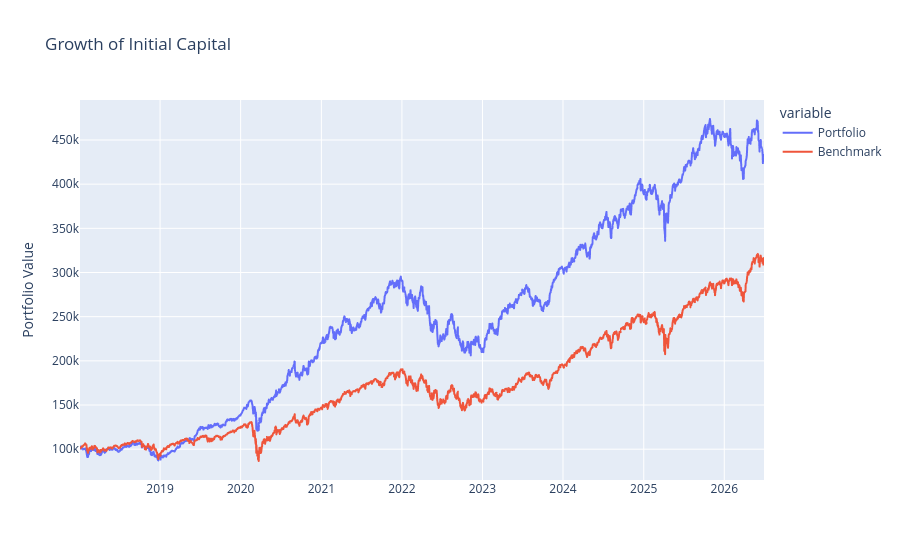
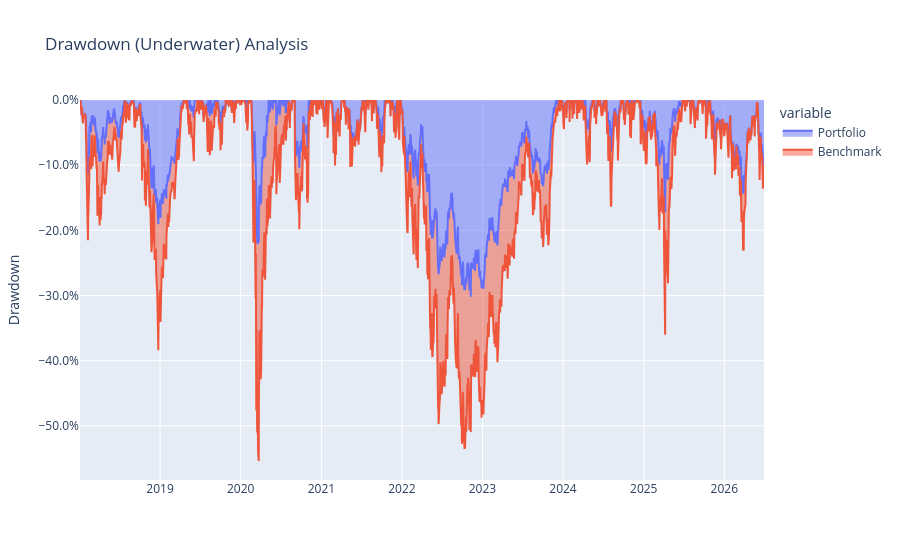
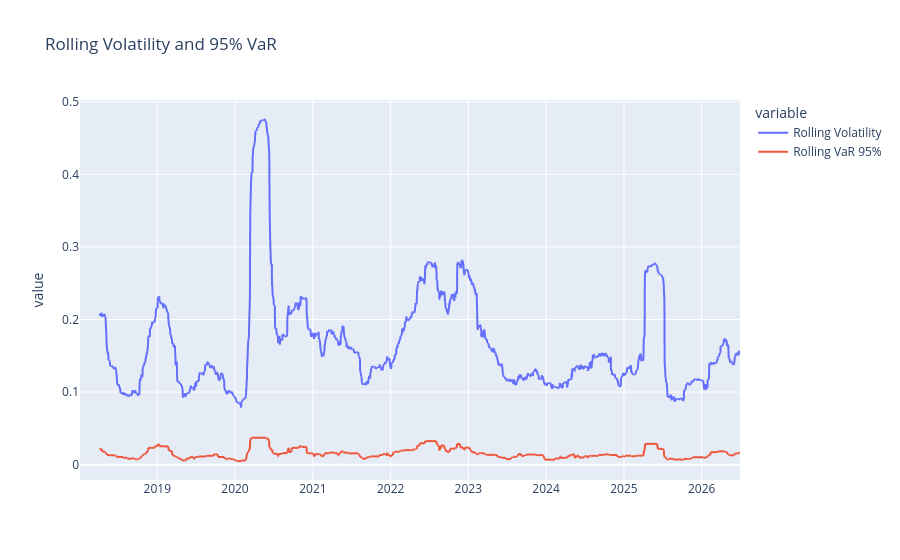
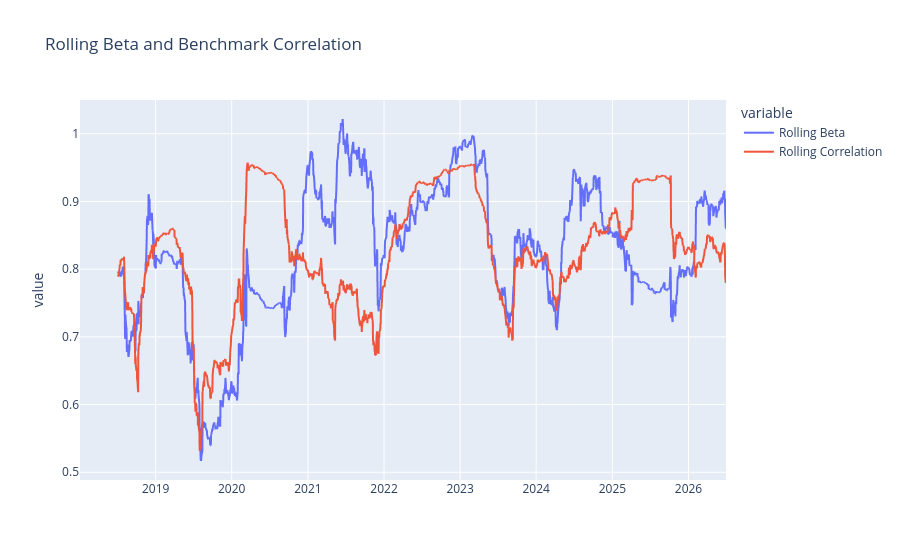

These figures' notebook cell, in order:
### Markdown cell above
## 12. Interactive visualizations

### Code cell
figures = {
    "Growth of Capital": growth_chart(portfolio_wealth, benchmark_wealth),
    "Drawdowns": drawdown_chart(
        drawdown_series(portfolio_daily),
        drawdown_series(benchmark_returns)
    ),
    "Rolling Risk": rolling_chart(
        rolling, ["Rolling Volatility", "Rolling VaR 95%"],
        "Rolling Volatility and 95% VaR"
    ),
    "Rolling Benchmark Exposure": rolling_chart(
        rolling, ["Rolling Beta", "Rolling Correlation"],
        "Rolling Beta and Benchmark Correlation"
    ),
    "Risk Contribution": risk_contribution_chart(risk_attribution),
}
if not stress.empty:
    figures["Stress Tests"] = stress_chart(stress)

for figure in figures.values():
    figure.show()

### Figure 1 — Plotly figure (JSON) as saved in the notebook; plotly's stock layout.template omitted (floating-point values rounded to 4 significant figures; data arrays with more than 128 entries replaced by an {"elided": "..."} marker saying what was removed)
{"data": [{"hovertemplate": "variable=Portfolio<br>Date=%{x}<br>value=%{y}<extra></extra>", "legendgroup": "Portfolio", "line": {"color": "#636efa", "dash": "solid"}, "marker": {"symbol": "circle"}, "mode": "lines", "name": "Portfolio", "showlegend": true, "type": "scattergl", "x": {"elided": "2133 str values"}, "xaxis": "x", "y": {"elided": "2133 float values"}, "yaxis": "y"}, {"hovertemplate": "variable=Benchmark<br>Date=%{x}<br>value=%{y}<extra></extra>", "legendgroup": "Benchmark", "line": {"color": "#EF553B", "dash": "solid"}, "marker": {"symbol": "circle"}, "mode": "lines", "name": "Benchmark", "showlegend": true, "type": "scattergl", "x": {"elided": "2133 str values"}, "xaxis": "x", "y": {"elided": "2133 float values"}, "yaxis": "y"}], "layout": {"legend": {"title": {"text": "variable"}, "tracegroupgap": 0}, "title": {"text": "Growth of Initial Capital"}, "xaxis": {"anchor": "y", "domain": [0, 1], "title": {"text": ""}}, "yaxis": {"anchor": "x", "domain": [0, 1], "title": {"text": "Portfolio Value"}}}}

### Figure 2 — Plotly figure (JSON) as saved in the notebook; plotly's stock layout.template omitted (floating-point values rounded to 4 significant figures; data arrays with more than 128 entries replaced by an {"elided": "..."} marker saying what was removed)
{"data": [{"fillpattern": {"shape": ""}, "hovertemplate": "variable=Portfolio<br>Date=%{x}<br>value=%{y}<extra></extra>", "legendgroup": "Portfolio", "line": {"color": "#636efa"}, "marker": {"symbol": "circle"}, "mode": "lines", "name": "Portfolio", "orientation": "v", "showlegend": true, "stackgroup": "1", "type": "scatter", "x": {"elided": "2133 str values"}, "xaxis": "x", "y": {"elided": "2133 float values"}, "yaxis": "y"}, {"fillpattern": {"shape": ""}, "hovertemplate": "variable=Benchmark<br>Date=%{x}<br>value=%{y}<extra></extra>", "legendgroup": "Benchmark", "line": {"color": "#EF553B"}, "marker": {"symbol": "circle"}, "mode": "lines", "name": "Benchmark", "orientation": "v", "showlegend": true, "stackgroup": "1", "type": "scatter", "x": {"elided": "2133 str values"}, "xaxis": "x", "y": {"elided": "2133 float values"}, "yaxis": "y"}], "layout": {"legend": {"title": {"text": "variable"}, "tracegroupgap": 0}, "title": {"text": "Drawdown (Underwater) Analysis"}, "xaxis": {"anchor": "y", "domain": [0, 1], "title": {"text": ""}}, "yaxis": {"anchor": "x", "domain": [0, 1], "tickformat": ".1%", "title": {"text": "Drawdown"}}}}

### Figure 3 — Plotly figure (JSON) as saved in the notebook; plotly's stock layout.template omitted (floating-point values rounded to 4 significant figures; data arrays with more than 128 entries replaced by an {"elided": "..."} marker saying what was removed)
{"data": [{"hovertemplate": "variable=Rolling Volatility<br>Date=%{x}<br>value=%{y}<extra></extra>", "legendgroup": "Rolling Volatility", "line": {"color": "#636efa", "dash": "solid"}, "marker": {"symbol": "circle"}, "mode": "lines", "name": "Rolling Volatility", "showlegend": true, "type": "scattergl", "x": {"elided": "2133 str values"}, "xaxis": "x", "y": {"elided": "2133 float values"}, "yaxis": "y"}, {"hovertemplate": "variable=Rolling VaR 95%<br>Date=%{x}<br>value=%{y}<extra></extra>", "legendgroup": "Rolling VaR 95%", "line": {"color": "#EF553B", "dash": "solid"}, "marker": {"symbol": "circle"}, "mode": "lines", "name": "Rolling VaR 95%", "showlegend": true, "type": "scattergl", "x": {"elided": "2133 str values"}, "xaxis": "x", "y": {"elided": "2133 float values"}, "yaxis": "y"}], "layout": {"legend": {"title": {"text": "variable"}, "tracegroupgap": 0}, "title": {"text": "Rolling Volatility and 95% VaR"}, "xaxis": {"anchor": "y", "domain": [0, 1], "title": {"text": ""}}, "yaxis": {"anchor": "x", "domain": [0, 1], "title": {"text": "value"}}}}

### Figure 4 — Plotly figure (JSON) as saved in the notebook; plotly's stock layout.template omitted (floating-point values rounded to 4 significant figures; data arrays with more than 128 entries replaced by an {"elided": "..."} marker saying what was removed)
{"data": [{"hovertemplate": "variable=Rolling Beta<br>Date=%{x}<br>value=%{y}<extra></extra>", "legendgroup": "Rolling Beta", "line": {"color": "#636efa", "dash": "solid"}, "marker": {"symbol": "circle"}, "mode": "lines", "name": "Rolling Beta", "showlegend": true, "type": "scattergl", "x": {"elided": "2133 str values"}, "xaxis": "x", "y": {"elided": "2133 float values"}, "yaxis": "y"}, {"hovertemplate": "variable=Rolling Correlation<br>Date=%{x}<br>value=%{y}<extra></extra>", "legendgroup": "Rolling Correlation", "line": {"color": "#EF553B", "dash": "solid"}, "marker": {"symbol": "circle"}, "mode": "lines", "name": "Rolling Correlation", "showlegend": true, "type": "scattergl", "x": {"elided": "2133 str values"}, "xaxis": "x", "y": {"elided": "2133 float values"}, "yaxis": "y"}], "layout": {"legend": {"title": {"text": "variable"}, "tracegroupgap": 0}, "title": {"text": "Rolling Beta and Benchmark Correlation"}, "xaxis": {"anchor": "y", "domain": [0, 1], "title": {"text": ""}}, "yaxis": {"anchor": "x", "domain": [0, 1], "title": {"text": "value"}}}}
